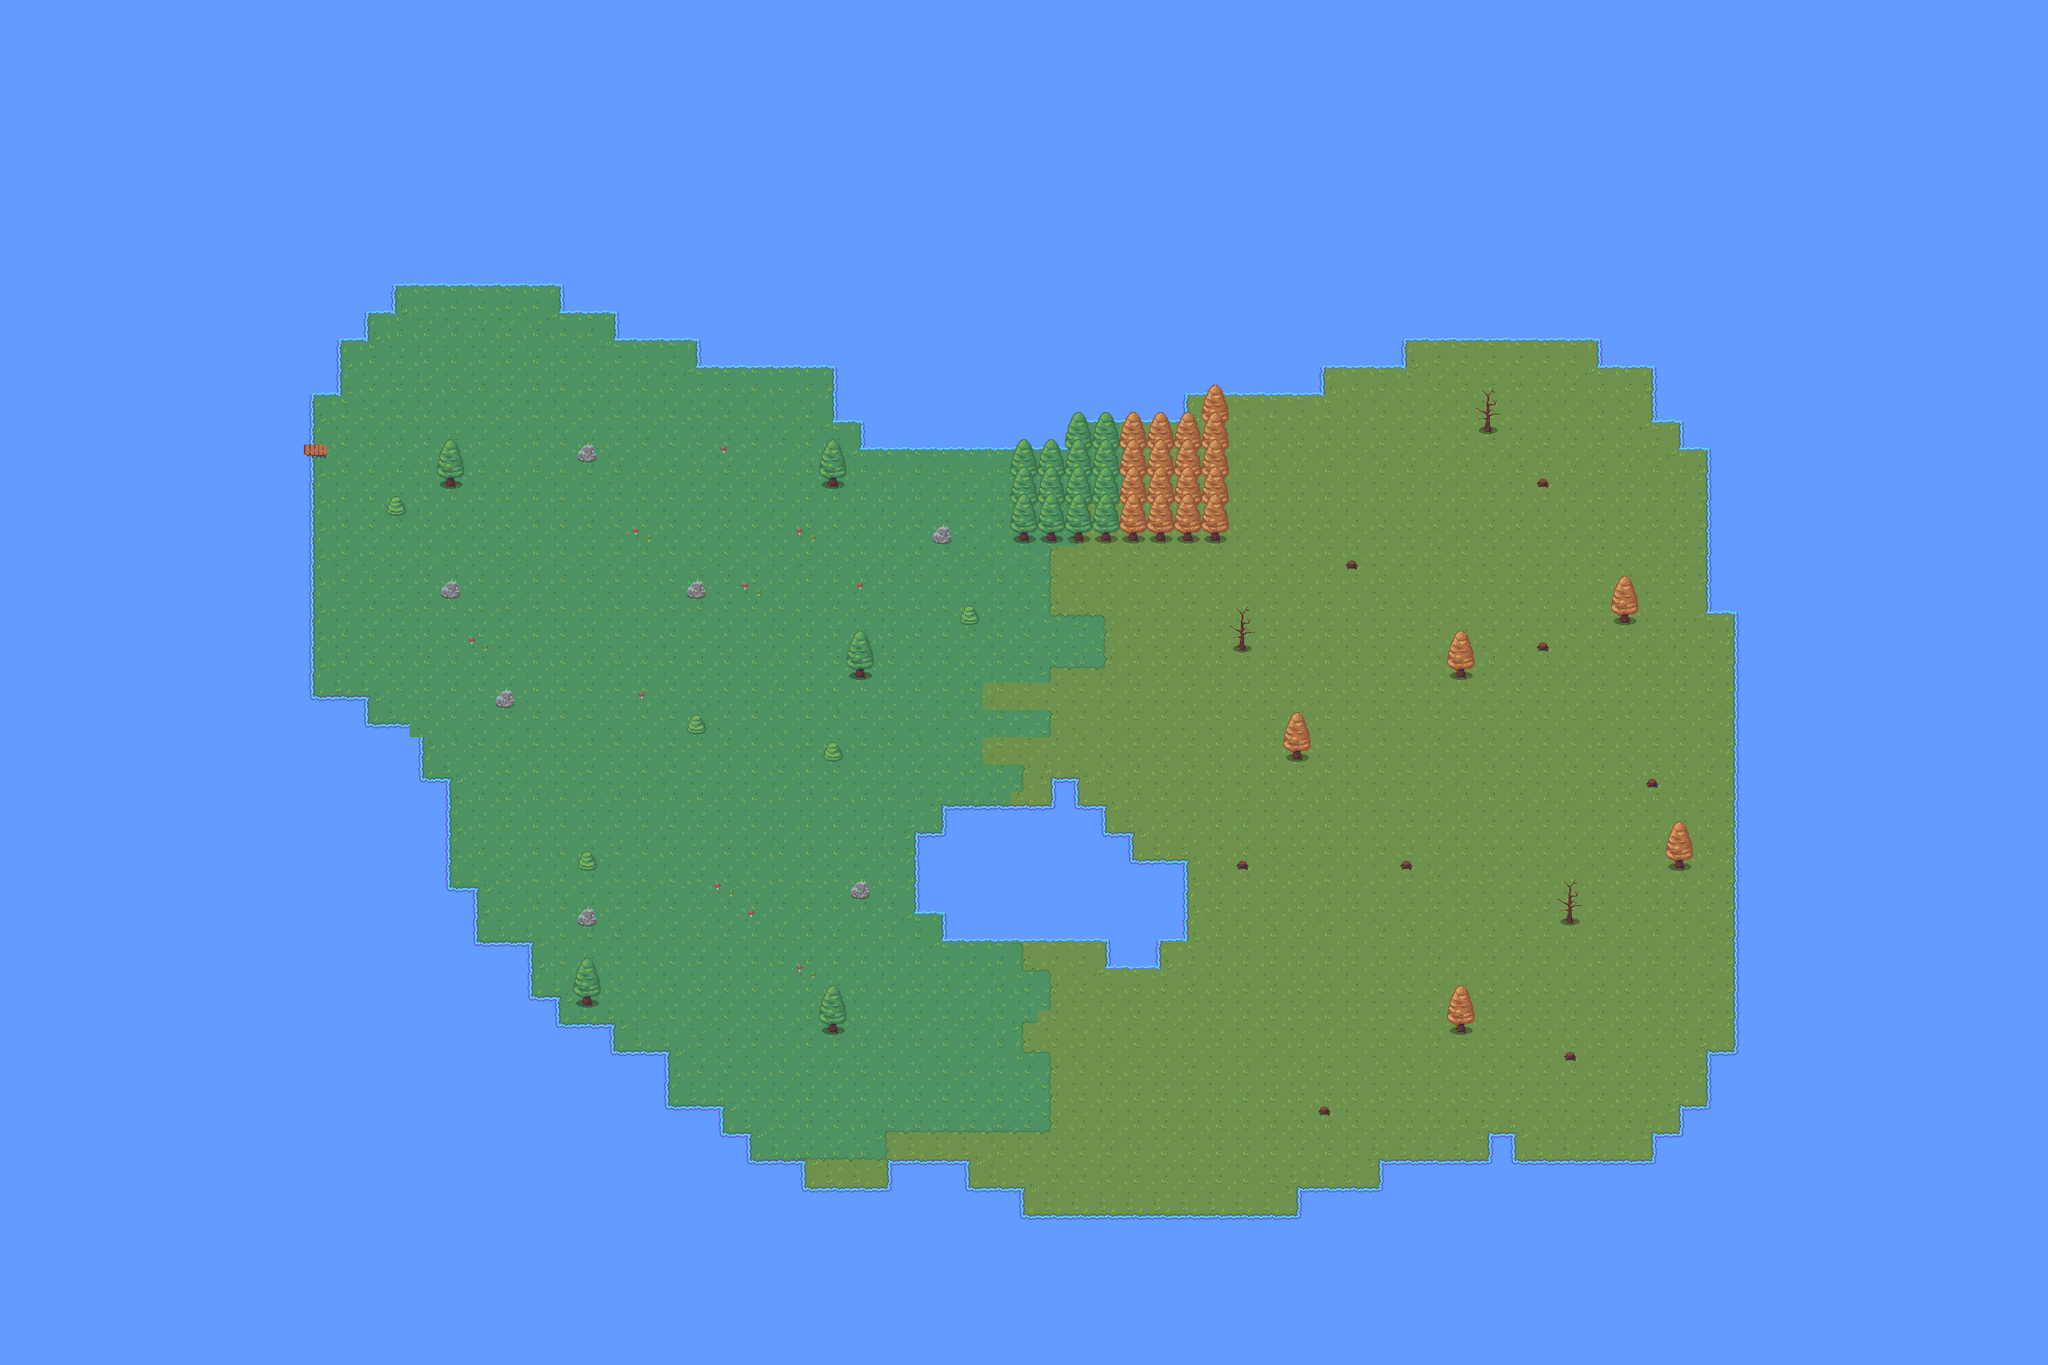

A 2D game scene composited from a Tiled map and its tileset images. What follows is a short description and the map's XML, with each tile layer's data collapsed to a summary:
An orthogonal 75x50 tile map with 32x32 px tiles, 6 tile layers (Water, Land, Path, Decor, ...), 4 tilesets and 7 objects.

<map version="1.9" tiledversion="1.9.2" orientation="orthogonal" renderorder="right-down" width="75" height="50" tilewidth="32" tileheight="32" infinite="0" nextlayerid="15" nextobjectid="9">
 <tileset firstgid="1" name="RPG Nature Tileset" tilewidth="32" tileheight="32" tilecount="180" columns="20">
  <image source="textures/RPG Nature Tileset.png" width="641" height="288" />
 </tileset>
 <tileset firstgid="181" name="RPG Nature Tileset Autumn" tilewidth="32" tileheight="32" tilecount="135" columns="15">
  <image source="textures/RPG Nature Tileset Autumn.png" width="480" height="288" />
 </tileset>
 <tileset firstgid="316" name="Beach Tileset" tilewidth="32" tileheight="32" tilecount="162" columns="18">
  <image source="textures/Beach Tileset.png" width="576" height="288" />
 </tileset>
 <tileset firstgid="478" name="MasterSimple" tilewidth="16" tileheight="16" tilecount="256" columns="16">
  <image source="textures/MasterSimple.png" width="256" height="256" />
 </tileset>
 <layer id="1" name="Water" width="75" height="50">
  <properties>
   <property name="startx" type="int" value="520" />
   <property name="starty" type="int" value="440" />
  </properties>
  <data>[3750 cells, 3192 non-empty, 1 distinct tile ids]</data>
 </layer>
 <layer id="2" name="Land" width="75" height="50">
  <data>[3750 cells, 1437 non-empty, 26 distinct tile ids]</data>
 </layer>
 <layer id="3" name="Path" width="75" height="50">
  <data>[3750 cells, 38 non-empty, 9 distinct tile ids]</data>
 </layer>
 <objectgroup id="5" name="Sign">
  <object id="6" gid="3" x="705" y="509" width="32" height="32">
   <properties>
    <property name="Message" value="hey [player] the house isnt finished just so ya know :3" />
   </properties>
  </object>
  <object id="7" gid="3" x="577" y="543" width="32" height="32">
   <properties>
    <property name="Message" value="we fucking hate [atts] ugly ass niggas." />
   </properties>
  </object>
  <object id="8" gid="3" x="417" y="480" width="32" height="32">
   <properties>
    <property name="Message" value="have you heard about [player]?. [they] suck because they are an [att]" />
   </properties>
  </object>
 </objectgroup>
 <objectgroup id="14" name="Doors" />
 <objectgroup id="6" name="NPC" />
 <layer id="7" name="Decor" width="75" height="50">
  <data>[3750 cells, 105 non-empty, 16 distinct tile ids]</data>
 </layer>
 <layer id="8" name="Touchable" width="75" height="50">
  <data>[3750 cells, 41 non-empty, 7 distinct tile ids]</data>
 </layer>
 <layer id="9" name="Behind" width="75" height="50">
  <data>[3750 cells, 44 non-empty, 5 distinct tile ids]</data>
 </layer>
 <objectgroup id="10" name="Leave" />
 <objectgroup id="11" name="Start">
  <object id="1" gid="390" x="546" y="480" width="32" height="32" />
 </objectgroup>
 <objectgroup id="13" name="House">
  <object id="4" gid="488" x="710.045" y="474.165" width="32" height="32">
   <properties>
    <property name="goto" value="shop.tmx" />
   </properties>
  </object>
 </objectgroup>
 <objectgroup id="12" name="Enemy">
  <object id="2" gid="348" x="639" y="478" width="32" height="32">
   <properties>
    <property name="Message" value="Wanna play tetris?" />
    <property name="game" value="tetris()" />
   </properties>
  </object>
  <object id="3" gid="326" x="373.333" y="541.333" width="32" height="32">
   <properties>
    <property name="Message" value="Ahoy there matey! Lets fish together!" />
    <property name="game" value="fish()" />
   </properties>
  </object>
 </objectgroup>
</map>
